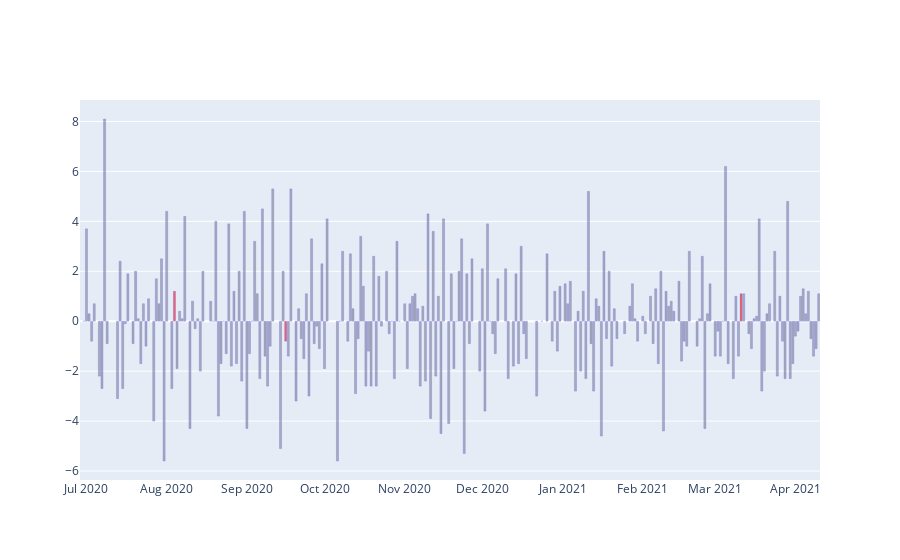

This figure's notebook cell:
### Code cell
fig = go.Figure()
fig.add_trace(go.Bar(x=data_s['dateSeance'], y=data_s['fatigue_diff'], opacity=.6,
                     marker=dict(color=['red' if f==3.9 else 'grey' for f in data_s['fatigue']],
                                 line_color='blue', line_width=.3), name='Fatigue'))
fig

### Figure 1 — Plotly figure (JSON) as saved in the notebook; plotly's stock layout.template omitted (floating-point values rounded to 4 significant figures; data arrays with more than 128 entries replaced by an {"elided": "..."} marker saying what was removed)
{"data": [{"marker": {"color": {"elided": "241 str values"}, "line": {"color": "blue", "width": 0.3}}, "name": "Fatigue", "opacity": 0.6, "type": "bar", "x": {"elided": "241 str values"}, "y": {"elided": "241 float values"}}], "layout": {}}
